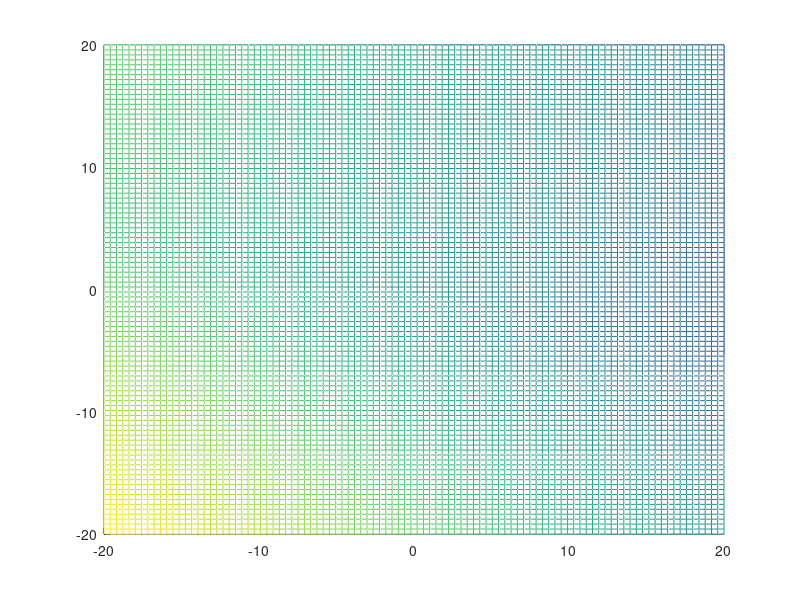

The MATLAB script that drew this image:
X = linspace(-20,20,100);
Y = linspace(-20,20,100);
[ x, y ] = meshgrid(X,Y);
z1 = 1 - x - y;
z2 = 4/3 - 2/3 * x + 1/3 *y;
figure;
hold on;
mesh(x,y,z1);
mesh(x,y,z2);